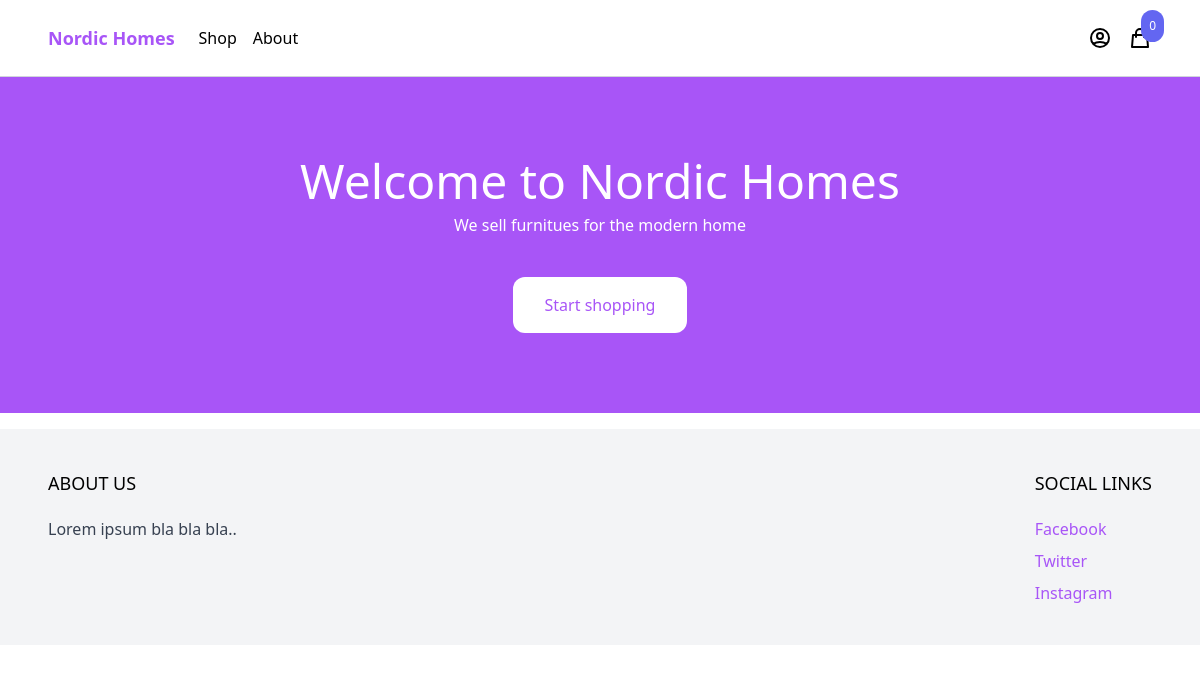
/, run on an earlier commit of the app's database.
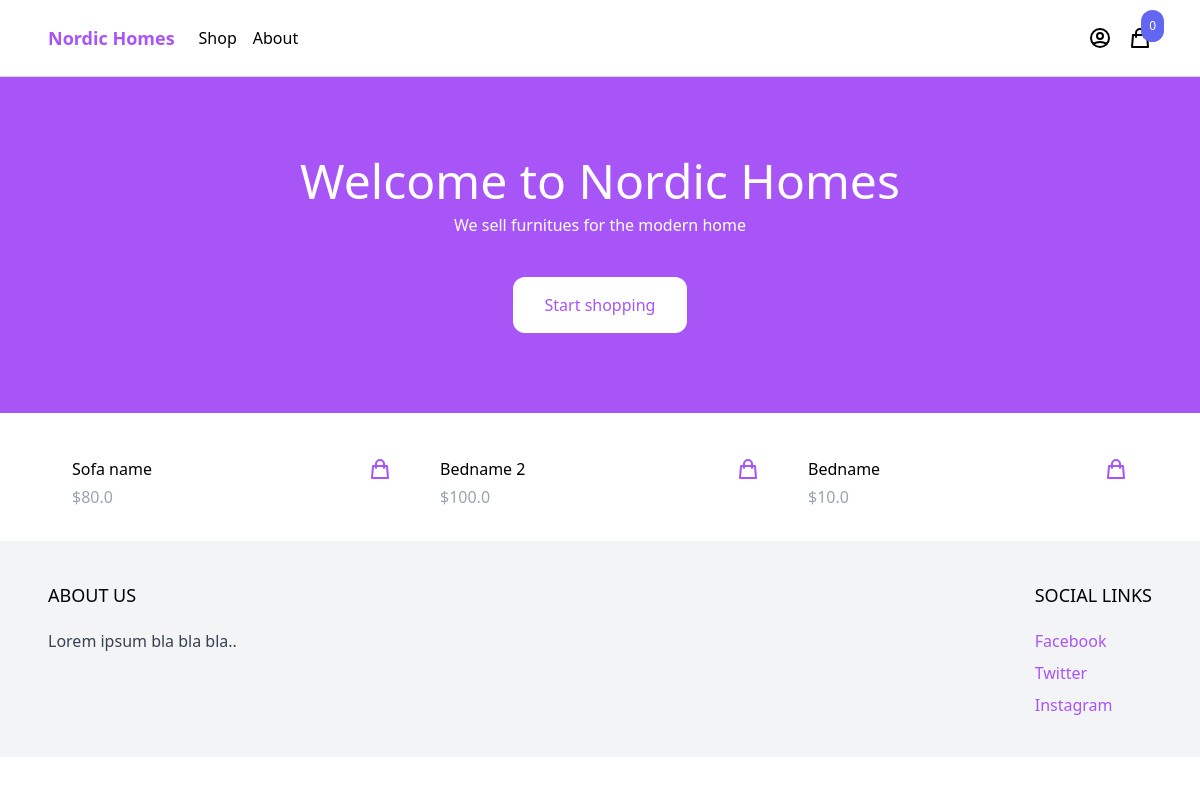
And on a later commit of the database.
### product/models.py (models this page shows, shortened)
class Product(models.Model):
    category = models.ForeignKey(
        Category, related_name='products', on_delete=models.CASCADE)
    name = models.CharField(max_length=255)
    description = models.TextField(blank=True, null=True)
    price = models.IntegerField()
    slug = models.SlugField()
    created_at = models.DateTimeField(auto_now_add=True)
    class Meta:
        ordering = ['-created_at']
    @property
    def get_display_price(self):
        return self.price / 100

### core/views.py (the view)
# urls.py: path('', views.FrontPageView.as_view(), name="frontpage"),
class FrontPageView(generic.ListView):
    queryset = Product.objects.select_related('category').all()[:8]
    context_object_name = 'products'
    template_name = 'core/frontpage.html'

### cart/cart.py (called while the page is built)
    def __len__(self):
        return sum(item['quantity'] for item in self.cart.values())

### cart/context_processors.py (called while the page is built)
def cart(request):
    return {'cart': Cart(request)}

### core/templates/core/frontpage.html
{% extends 'core/base.html' %}
{% block content %}
<header class="px-6 py-10 lg:py-20 bg-purple-500">
  <div class="max-w-3xl mx-auto text-center">
    <p class="mb-2 text-3xl lg:text-5xl text-white">Welcome to Nordic Homes</p>
    <p class="mb-10 text-white">We sell furnitues for the modern home</p>
    <a
      href="#"
      class="inline-block px-8 py-4 rounded-xl bg-white text-purple-500 hover:bg-gray-200"
    >Start shopping</a>
  </div>
</header>
<div class="max-w-6xl mx-auto py-2 px-6 xl:px-0">
  <div class="products flex items-center flex-wrap">
    {% for product in products %}
    {% include 'product/partials/product_list_item.html' %}
    {% endfor %}
  </div>
</div>
{% endblock content %}

### product/templates/product/partials/product_list_item.html (shortened to what this page needs)
<div class="w-full md:w-1/3 xl:w-1/4 p-6">
  <div class="pt-3 flex items-center justify-between">
    <a href="{% url 'product' product.slug %}">{{ product.name }}</a>
    <a
      href="{% url 'product' product.slug %}"
      class="text-purple-500 hover:text-purple-800"
    >
      <svg
        xmlns="http://www.w3.org/2000/svg"
        class="h-6 w-6"
        fill="none"
        viewBox="0 0 24 24"
        stroke="currentColor"
      >
        <path
          stroke-linecap="round"
          stroke-linejoin="round"
          stroke-width="2"
          d="M16 11V7a4 4 0 00-8 0v4M5 9h14l1 12H4L5 9z"
        />
      </svg>
    </a>
  </div>
  <p class="pt-1 text-gray-400">${{ product.get_display_price }}</p>
</div>

What changed in the data, as far as the page shows it:
added Product: name "Sofa name", get_display_price "80.0"
added Product: name "Bedname 2", get_display_price "100.0"
added Product: name "Bedname", get_display_price "10.0"
